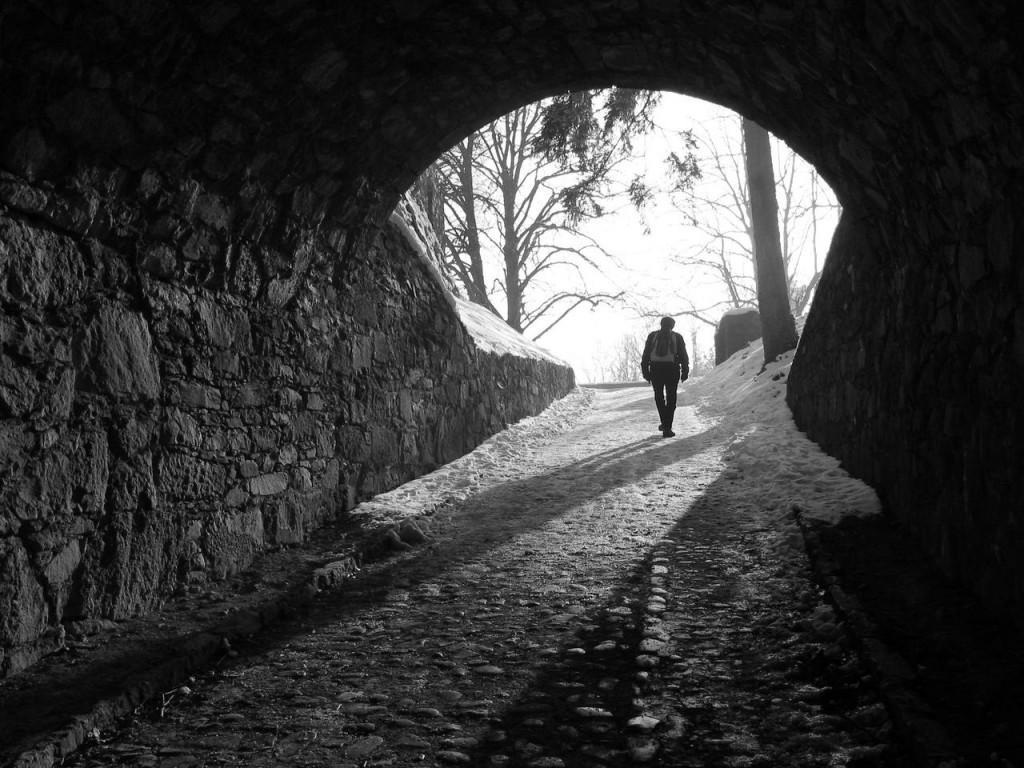
#> input picture tp3/image_sources/tun.jpg, 1024 x 768 px
$ jupyter execute ej7.ipynb
#> lines starting #> are read from the running program, lines starting #| are printed output that depends on the picture
[cell 1]
import numpy as np
import matplotlib.pyplot as plt
import numpy as np
import matplotlib.pyplot as plt
import numpy as np
from PIL import Image

[cell 2]
original_image = Image.open('../image_sources/tun.jpg').convert('L')
#> original_image is the input picture: PIL image 1024x768 L; min 0, max 255, mean 56.8
image = np.array(original_image)
height, width = image.shape
#> height = 768; width = 1024
print(height, width)
#| 768 1024
# Create a matrix for (-1)^(x + y)
neg_one_power = np.array([[-1**(x + y) for x in range(width)] for y in range(height)])

# Multiply the image by (-1)^(x + y)
modified_image = image * neg_one_power
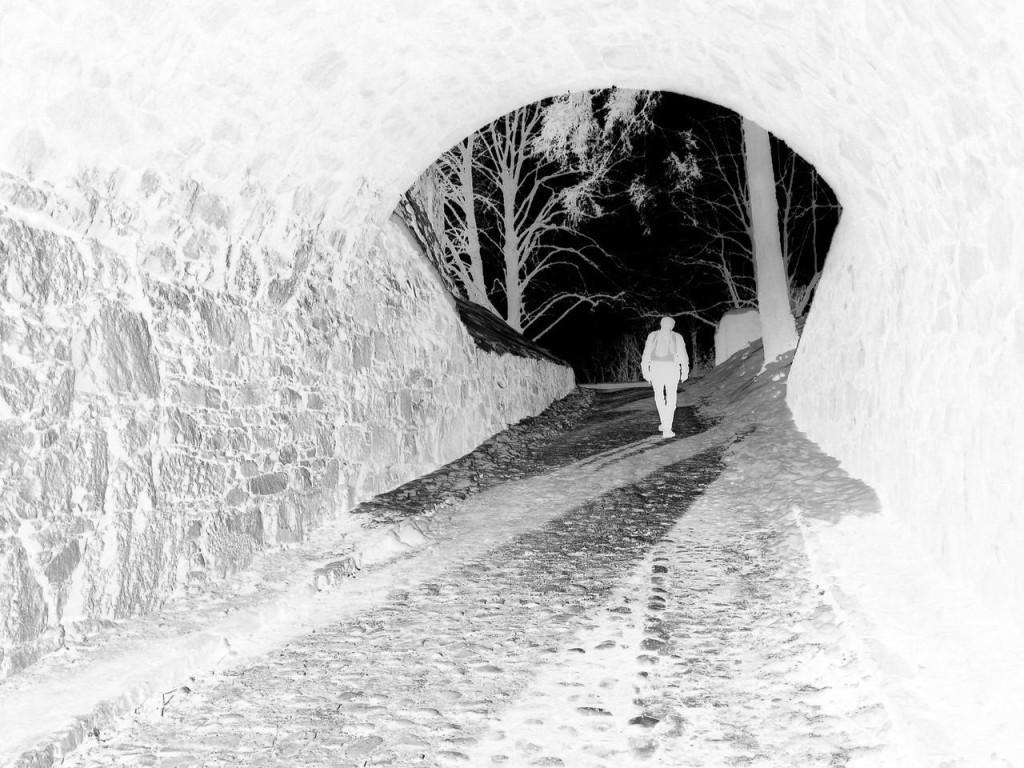
#> modified_image: shape (768, 1024) int64; min -255, max 0, mean -56.78; drawn with min black and max white

# Apply the DFT
dft_result = np.fft.fft2(modified_image)

# Calculate the conjugate
dft_conjugate = np.conj(dft_result)

# Apply the IDFT
idft_result = np.fft.ifft2(dft_conjugate)

# Multiply the resulting image by (-1)^(x + y)
final_result = idft_result * neg_one_power

# Show the original image
plt.imshow(image, cmap='gray')
plt.title('Original Image')
plt.show()

# Show the image after IDFT
plt.imshow(np.real(final_result), cmap='gray')
plt.title('Image Result')
plt.show()
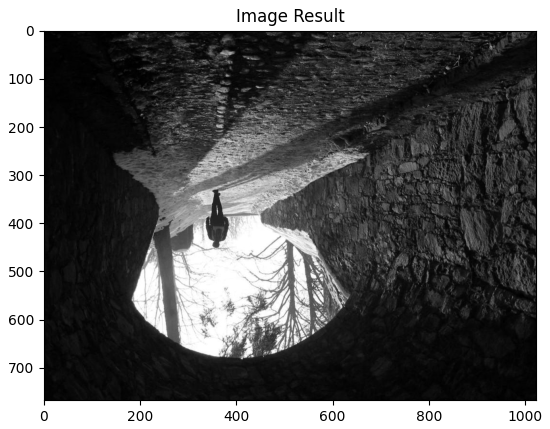
#> figure drawn by matplotlib, 1 panel

$ run again, with tp3/image_sources/high_boost_source.png saved as tp3/image_sources/tun.jpg
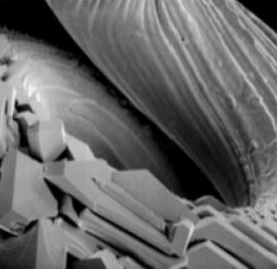
#> input picture tp3/image_sources/high_boost_source.png, 277 x 269 px
#| 269 277
#> `modified_image = image * neg_one_power`:
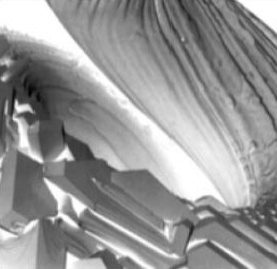
#> modified_image: shape (269, 277) int64; min -250, max 0, mean -102.6; drawn with min black and max white
#> `plt.show()`:
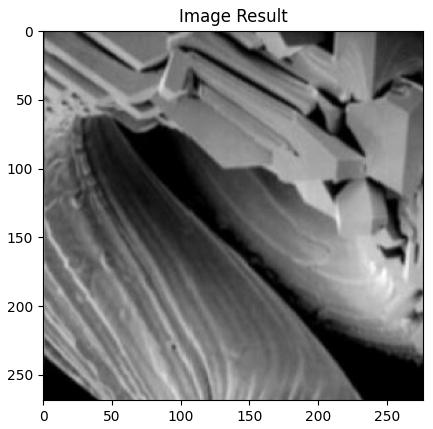
#> figure drawn by matplotlib, 1 panel
